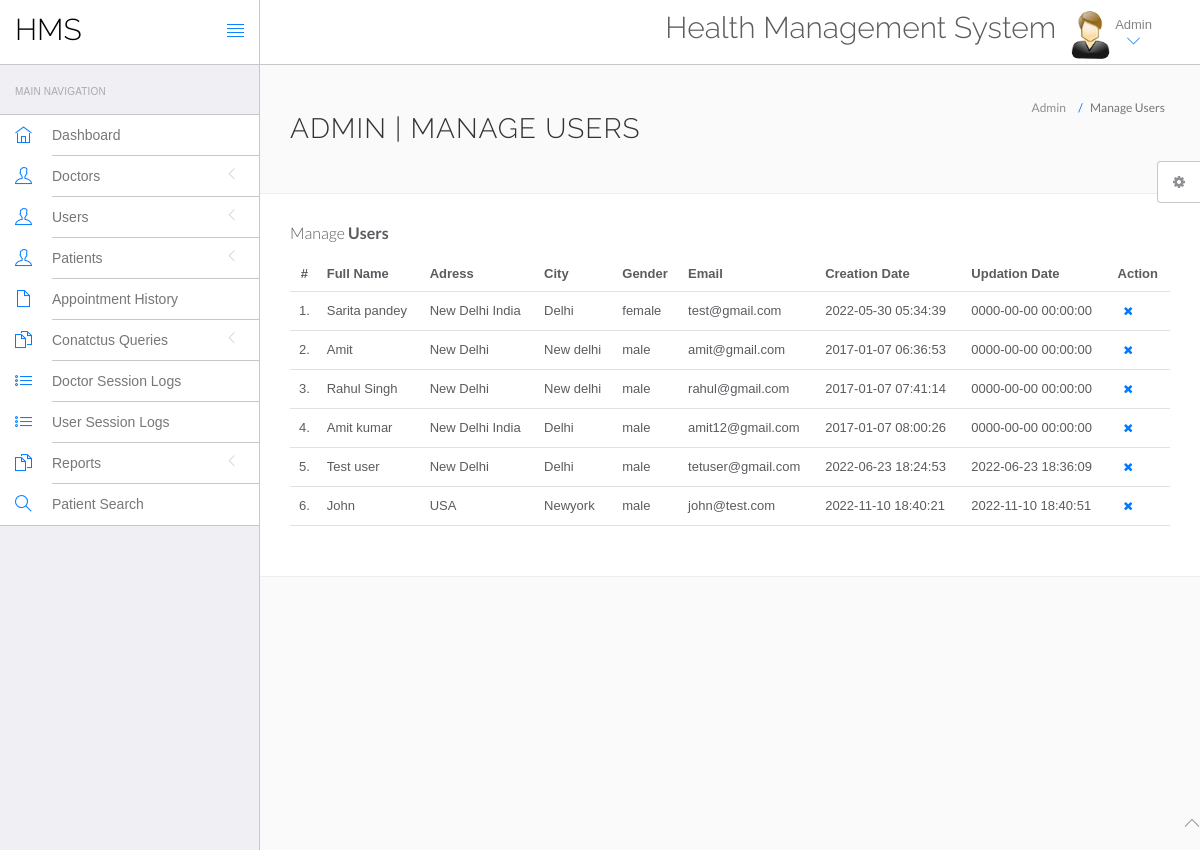
/hospital/hms/admin/manage-users.php (signed in), run on the app's committed database.
### tables this page shows
CREATE TABLE `users` (
  `id` int(11) NOT NULL,
  `fullName` varchar(255) DEFAULT NULL,
  `address` longtext DEFAULT NULL,
  `city` varchar(255) DEFAULT NULL,
  `gender` varchar(255) DEFAULT NULL,
  `email` varchar(255) DEFAULT NULL,
  `password` varchar(255) DEFAULT NULL,
  `regDate` timestamp NULL DEFAULT current_timestamp(),
  `updationDate` timestamp NULL DEFAULT NULL ON UPDATE current_timestamp()
);

### hospital/hms/admin/manage-users.php (the view, shortened to what this page needs)
<?php
include('include/config.php');
?>
<!DOCTYPE html>
<html lang="en">
	<head>
		<link rel="stylesheet" href="vendor/bootstrap/css/bootstrap.min.css">
		<link rel="stylesheet" href="vendor/fontawesome/css/font-awesome.min.css">
		<link rel="stylesheet" href="vendor/themify-icons/themify-icons.min.css">
		<link href="vendor/animate.css/animate.min.css" rel="stylesheet" media="screen">
		<link href="vendor/perfect-scrollbar/perfect-scrollbar.min.css" rel="stylesheet" media="screen">
		<link href="vendor/switchery/switchery.min.css" rel="stylesheet" media="screen">
		<link href="vendor/bootstrap-touchspin/jquery.bootstrap-touchspin.min.css" rel="stylesheet" media="screen">
		<link href="vendor/select2/select2.min.css" rel="stylesheet" media="screen">
		<link href="vendor/bootstrap-datepicker/bootstrap-datepicker3.standalone.min.css" rel="stylesheet" media="screen">
		<link href="vendor/bootstrap-timepicker/bootstrap-timepicker.min.css" rel="stylesheet" media="screen">
		<link rel="stylesheet" href="assets/css/styles.css">
		<link rel="stylesheet" href="assets/css/plugins.css">
		<link rel="stylesheet" href="assets/css/themes/theme-1.css" id="skin_color" />
	</head>
	<body>
		<div id="app">
<?php include('include/sidebar.php');?>
			<div class="app-content">
						<?php include('include/header.php');?>
				<div class="main-content" >
					<div class="wrap-content container" id="container">
						<section id="page-title">
							<div class="row">
								<div class="col-sm-8">
									<h1 class="mainTitle">Admin | Manage Users</h1>
																	</div>
								<ol class="breadcrumb">
									<li>
										<span>Admin</span>
									</li>
									<li class="active">
										<span>Manage Users</span>
									</li>
								</ol>
							</div>
						</section>
						<div class="container-fluid container-fullw bg-white">
									<div class="row">
								<div class="col-md-12">
									<h5 class="over-title margin-bottom-15">Manage <span class="text-bold">Users</span></h5>
									<table class="table table-hover" id="sample-table-1">
										<thead>
											<tr>
												<th class="center">#</th>
												<th>Full Name</th>
												<th class="hidden-xs">Adress</th>
												<th>City</th>
												<th>Gender </th>
												<th>Email </th>
												<th>Creation Date </th>
												<th>Updation Date </th>
												<th>Action</th>
											</tr>
										</thead>
										<tbody>
<?php
$sql=mysqli_query($con,"select * from users");
$cnt=1;
while($row=mysqli_fetch_array($sql))
{
?>
											<tr>
												<td class="center"><?php echo $cnt;?>.</td>
												<td class="hidden-xs"><?php echo $row['fullName'];?></td>
												<td><?php echo $row['address'];?></td>
												<td><?php echo $row['city'];?>
												</td>
												<td><?php echo $row['gender'];?></td>
												<td><?php echo $row['email'];?></td>
												<td><?php echo $row['regDate'];?></td>
												<td><?php echo $row['updationDate'];?>
												</td>
												<td >
												<div class="visible-md visible-lg hidden-sm hidden-xs">
	<a href="manage-users.php?id=<?php echo $row['id']?>&del=delete" onClick="return confirm('Are you sure you want to delete?')"class="btn btn-transparent btn-xs tooltips" tooltip-placement="top" tooltip="Remove"><i class="fa fa-times fa fa-white"></i></a>
												</div>
												</td>
											</tr>
											<?php
$cnt=$cnt+1;
											 }?>
										</tbody>
									</table>
								</div>
							</div>
								</div>
							</div>
						</div>
					</div>
				</div>
	<?php include('include/footer.php');?>
	<?php include('include/setting.php');?>
	</body>
</html>

### hospital/hms/admin/assets/css/themes/theme-1.css (style rules this page uses)
body { background: #FAFAFA; }

### data on the page
users: fullName "Sarita pandey", address "New Delhi India", city "Delhi", gender "female", email "test@gmail.com", regDate "2022-05-30 05:34:39", updationDate "0000-00-00 00:00:00"
users: fullName "Amit", address "New Delhi", city "New delhi", gender "male", email "amit@gmail.com", regDate "2017-01-07 06:36:53", updationDate "0000-00-00 00:00:00"
users: fullName "Rahul Singh", address "New Delhi", city "New delhi", gender "male", email "rahul@gmail.com", regDate "2017-01-07 07:41:14", updationDate "0000-00-00 00:00:00"
users: fullName "Amit kumar", address "New Delhi India", city "Delhi", gender "male", email "amit12@gmail.com", regDate "2017-01-07 08:00:26", updationDate "0000-00-00 00:00:00"
users: fullName "Test user", address "New Delhi", city "Delhi", gender "male", email "tetuser@gmail.com", regDate "2022-06-23 18:24:53", updationDate "2022-06-23 18:36:09"
users: fullName "John", address "USA", city "Newyork", gender "male", email "john@test.com", regDate "2022-11-10 18:40:21", updationDate "2022-11-10 18:40:51"
